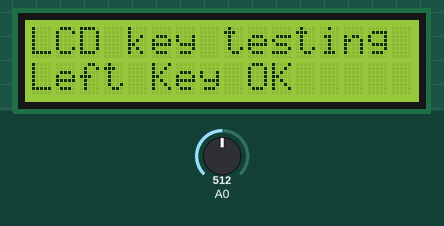
The sketch below on a simulated Arduino Uno, built with avr-gcc and run on an emulated ATmega328P. Parts: 16×2 character LCD. Inputs (shaded band) come from the test bench; at power-on: A0 = 512.

Above: at 1.2 s.
1.3 s: A0 set to 716
At 1.7 s:
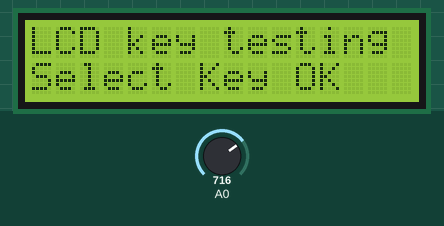
2.8 s: A0 set to 306
At 3.6 s:
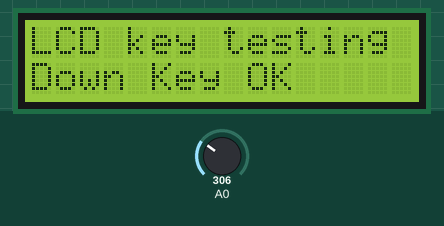
4.4 s: A0 set to 122
At 5.5 s:
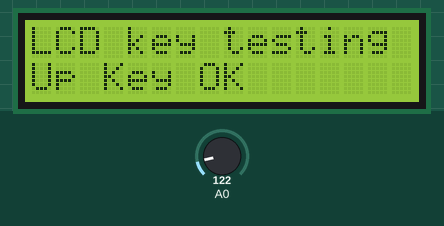
5.9 s: A0 set to 0
At 7.2 s:
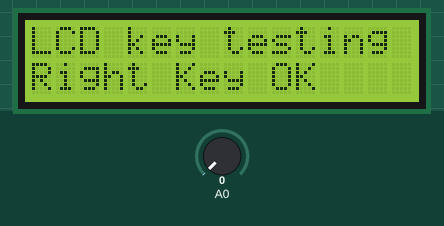
7.5 s: A0 set to 511
At 8.2 s:
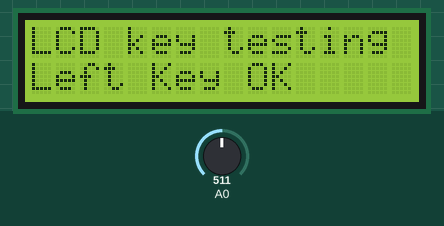
Timing chart, 0 to 10.0 s (numbered marks = the images above; inputs shaded):
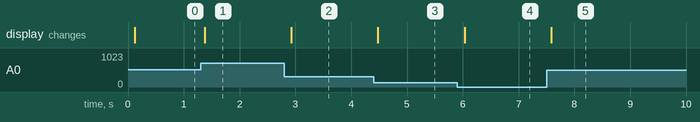

The sketch:

lcd_key_test.ino
```cpp
/*
  The circuit:
 * LCD RS pin to digital pin 8
 * LCD Enable pin to digital pin 9
 * LCD D4 pin to digital pin 4
 * LCD D5 pin to digital pin 5
 * LCD D6 pin to digital pin 6
 * LCD D7 pin to digital pin 7
 * LCD BL pin to digital pin 10
 * KEY pin to analogl pin 0
 */

#include <LiquidCrystal.h>

LiquidCrystal lcd(8, 13, 9, 4, 5, 6, 7);

char msgs[5][16] = {"Right Key OK ",
                    "Up Key OK    ",
                    "Down Key OK  ",
                    "Left Key OK  ",
                    "Select Key OK" };

int adc_key_val[5] ={50, 200, 400, 600, 800 };
int NUM_KEYS = 5;
int adc_key_in;
int key=-1;
int oldkey=-1;

void setup()
{
  lcd.clear();
  lcd.begin(16, 2);
  lcd.setCursor(0,0);
  lcd.print("LCD key testing");
}

void loop()
{
  adc_key_in = analogRead(0);    // read the value from the sensor
  key = get_key(adc_key_in);  // convert into key press

  if (key != oldkey)   // if keypress is detected
   {
    delay(50);  // wait for debounce time
    adc_key_in = analogRead(0);    // read the value from the sensor
    key = get_key(adc_key_in);    // convert into key press
    if (key != oldkey)
    {
      lcd.setCursor(0, 1);
      oldkey = key;
      if (key >=0){
           lcd.print(msgs[key]);
      }
    }
  }
 delay(100);
}

// Convert ADC value to key number
int get_key(unsigned int input)
{
    int k;

    for (k = 0; k < NUM_KEYS; k++)
    {
      if (input < adc_key_val[k])
 {
            return k;
        }
   }

    if (k >= NUM_KEYS)k = -1;  // No valid key pressed
    return k;
}
```

Measured:
- after the input at 1.3 s, the display: changes after 0.07 s (image 1)
- after the input at 2.8 s, the display: changes after 0.13 s (image 2)
- after the input at 4.4 s, the display: changes after 0.08 s (image 3)
- after the input at 5.9 s, the display: changes after 0.13 s (image 4)
- after the input at 7.5 s, the display: changes after 0.09 s (image 5)
